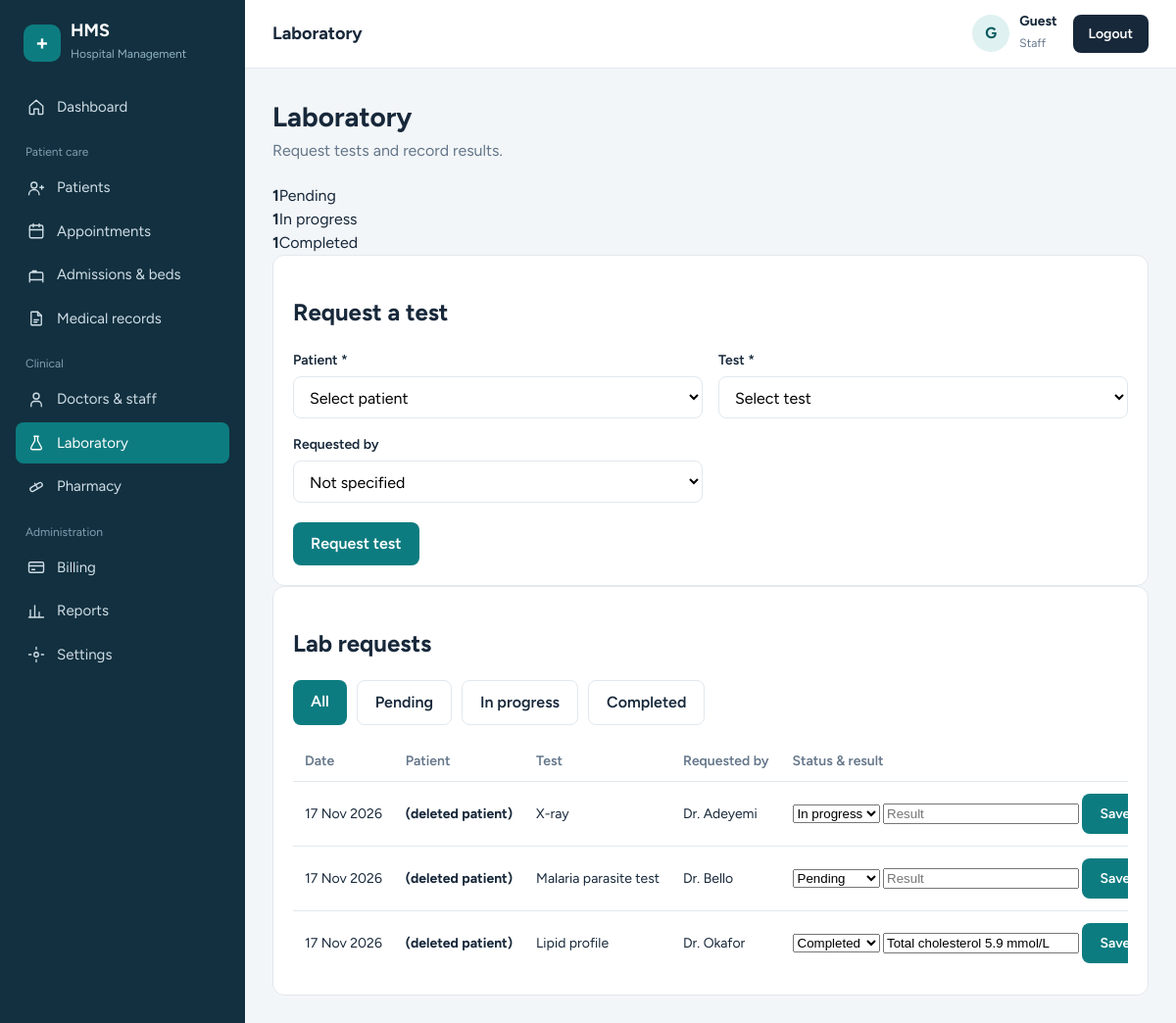
Screenshot of /laboratory.php with the database file from the repository.
### tables this page shows
CREATE TABLE IF NOT EXISTS lab_tests (
    id INT AUTO_INCREMENT PRIMARY KEY,
    patient_id INT NOT NULL,
    test_name VARCHAR(100) NOT NULL,
    requested_by VARCHAR(120) DEFAULT NULL,
    status VARCHAR(20) DEFAULT 'Pending',            
    result VARCHAR(255) DEFAULT NULL,
    test_date DATE NOT NULL,
    created_at TIMESTAMP DEFAULT CURRENT_TIMESTAMP
);

### partials/helpers.php (called while the page is built, shortened)
<?php
function e($v) {
    return htmlspecialchars((string)$v, ENT_QUOTES, 'UTF-8');
}
function db_rows($conn, $sql) {
    try {
        $res = @$conn->query($sql);
        if ($res instanceof mysqli_result) {
            return $res->fetch_all(MYSQLI_ASSOC);
        }
    } catch (Throwable $t) {}
    return [];
}

### laboratory.php (the view, shortened to what this page needs)
<?php
require_once __DIR__ . '/connect.php';
require_once __DIR__ . '/partials/helpers.php';
$statuses = ['Pending', 'In progress', 'Completed'];
$patients = db_rows($conn, "SELECT id, name, patient_code FROM patients ORDER BY name");
$statusFilter = $_GET['status'] ?? '';
if (!in_array($statusFilter, $statuses, true)) $statusFilter = '';
$page    = max(1, (int)($_GET['page'] ?? 1));
$perPage = 10;
$offset  = ($page - 1) * $perPage;
$where = $statusFilter !== '' ? "WHERE t.status = ?" : "";
$sql = "SELECT t.id, t.test_name, t.requested_by, t.status, t.result, t.test_date,
               COALESCE(p.name, '(deleted patient)') AS pname
        FROM lab_tests t LEFT JOIN patients p ON p.id = t.patient_id
        $where ORDER BY t.id DESC LIMIT ? OFFSET ?";
$stmt = $conn->prepare($sql);
if ($where) $stmt->bind_param("sii", $statusFilter, $perPage, $offset);
else        $stmt->bind_param("ii", $perPage, $offset);
$stmt->execute();
$rows = $stmt->get_result()->fetch_all(MYSQLI_ASSOC);
$counts = ['Pending' => 0, 'In progress' => 0, 'Completed' => 0];
foreach (db_rows($conn, "SELECT status, COUNT(*) AS c FROM lab_tests GROUP BY status") as $c) {
    $counts[$c['status']] = (int)$c['c'];
}
include __DIR__ . '/partials/header.php';
?>
<div class="page-head">
    <div>
        <h1>Laboratory</h1>
        <p>Request tests and record results.</p>
    </div>
</div>
<div class="cards">
    <div class="card-stat warn"><b><?php echo $counts['Pending']; ?></b><span>Pending</span></div>
    <div class="card-stat"><b><?php echo $counts['In progress']; ?></b><span>In progress</span></div>
    <div class="card-stat"><b><?php echo $counts['Completed']; ?></b><span>Completed</span></div>
</div>
<div class="stack">
<div class="panel">
    <h2>Request a test</h2>
    <?php if (empty($patients)): ?>
        <p style="color:var(--muted)">No patients yet. <a href="add_patient.php" style="color:var(--brand);font-weight:600">Register a patient</a> first.</p>
    <?php else: ?>
    <form method="post">
        <div class="form-grid">
            <div class="field">
                <label for="patient_id">Patient *</label>
                <select id="patient_id" name="patient_id" required>
                    <option value="">Select patient</option>
                </select>
            </div>
            <div class="field">
                <label for="test_name">Test *</label>
                <select id="test_name" name="test_name" required>
                    <option value="">Select test</option>
                </select>
            </div>
            <div class="field">
                <label for="requested_by">Requested by</label>
                <select id="requested_by" name="requested_by">
                    <option value="">Not specified</option>
                </select>
            </div>
        </div>
        <div class="form-actions"><button class="btn" type="submit">Request test</button></div>
    </form>
    <?php endif; ?>
</div>
<div class="panel">
    <h2>Lab requests</h2>
    <div class="toolbar">
        <a href="laboratory.php" class="btn <?php echo $statusFilter === '' ? '' : 'btn-ghost'; ?> btn-sm">All</a>
        <?php foreach ($statuses as $s): ?>
            <a href="laboratory.php?status=<?php echo urlencode($s); ?>" class="btn <?php echo $statusFilter === $s ? '' : 'btn-ghost'; ?> btn-sm"><?php echo e($s); ?></a>
        <?php endforeach; ?>
    </div>
    <div class="table-wrap">
        <table>
            <thead><tr><th>Date</th><th>Patient</th><th>Test</th><th>Requested by</th><th>Status &amp; result</th><th></th></tr></thead>
            <tbody>
            <?php if (empty($rows)): ?>
                <tr><td colspan="6" class="empty">No lab requests found.</td></tr>
            <?php else: foreach ($rows as $t): ?>
                <tr>
                    <td><?php echo date('j M Y', strtotime($t['test_date'])); ?></td>
                    <td><b><?php echo e($t['pname']); ?></b></td>
                    <td><?php echo e($t['test_name']); ?></td>
                    <td><?php echo e($t['requested_by'] ?: '-'); ?></td>
                    <td>
                        <form method="post" class="row-form">
                            <select name="status">
                                <?php foreach ($statuses as $s): ?>
                                    <option value="<?php echo e($s); ?>" <?php echo $t['status'] === $s ? 'selected' : ''; ?>><?php echo e($s); ?></option>
                                <?php endforeach; ?>
                            </select>
                            <input type="text" name="result" value="<?php echo e($t['result']); ?>" placeholder="Result" style="width:200px">
                            <button class="btn btn-sm" type="submit">Save</button>
                        </form>
                    </td>
                </tr>
            <?php endforeach; endif; ?>
            </tbody>
        </table>
    </div>
</div>
</div>
<?php include __DIR__ . '/partials/footer.php'; ?>

### partials/header.php (style rules this page uses)
:root { --ink:#17283a; --muted:#64768a; --line:#e1e8ee; --bg:#f3f6f8; --card:#fff; --brand:#0d7c80; --brand-dark:#095b5e; --brand-soft:#dff1f1; --side:#12303f; --danger:#c0392b; --ok:#1f8a54; }
* { box-sizing:border-box; }
body { margin:0; font-family:'Figtree','Segoe UI',Arial,sans-serif; background:var(--bg); color:var(--ink); line-height:1.5; }
a { color:inherit; text-decoration:none; }
.page-head { display:flex; justify-content:space-between; align-items:flex-end; flex-wrap:wrap; gap:12px; margin-bottom:22px; }
.page-head h1 { margin:0; font-size:28px; }
.page-head p { margin:2px 0 0; color:var(--muted); }
.panel { background:var(--card); border:1px solid var(--line); border-radius:12px; padding:20px; }
.btn { display:inline-block; background:var(--brand); color:#fff; border:0; padding:10px 18px; border-radius:8px; font:inherit; font-weight:600; cursor:pointer; }
.btn-ghost { background:#fff; color:var(--ink); border:1px solid var(--line); }
.toolbar { display:flex; gap:10px; flex-wrap:wrap; margin-bottom:16px; }
.table-wrap { overflow-x:auto; }
table { width:100%; border-collapse:collapse; font-size:14px; }
th { text-align:left; color:var(--muted); font-weight:600; padding:10px 12px; border-bottom:1px solid var(--line); white-space:nowrap; }
td { padding:12px; border-bottom:1px solid var(--line); white-space:nowrap; }
tr:last-child td { border-bottom:0; }
.form-grid { display:grid; grid-template-columns:1fr 1fr; gap:16px; }
.field { display:flex; flex-direction:column; gap:6px; }
.field label { font-size:14px; font-weight:600; }
.field input, .field select, .field textarea { padding:10px 12px; border:1px solid var(--line); border-radius:8px; font:inherit; background:#fff; }
.form-actions { display:flex; gap:10px; margin-top:20px; }

### rows the page displays
lab_tests: test_date "17 Nov 2026", pname "(deleted patient)", test_name "X-ray", requested_by "Dr. Adeyemi"
lab_tests: test_date "17 Nov 2026", pname "(deleted patient)", test_name "Malaria parasite test", requested_by "Dr. Bello"
lab_tests: test_date "17 Nov 2026", pname "(deleted patient)", test_name "Lipid profile", requested_by "Dr. Okafor", result "Total cholesterol 5.9 mmol/L"

### other values shown
$label "Dashboard Patients Appointments Admissions & beds Medical records Doctors & staff Laboratory Pharmacy Billing Reports Settings"
$pageTitle "Laboratory"
substr($name, 0, 1) "G"
$name "Guest"
$role "Staff"
$counts['Pending'] "1"
$counts['In progress'] "1"
$counts['Completed'] "1"
$s "Pending"
$s "In progress"
$s "Completed"
form field status "In progress"
form field status "Pending"
form field status "Completed"
